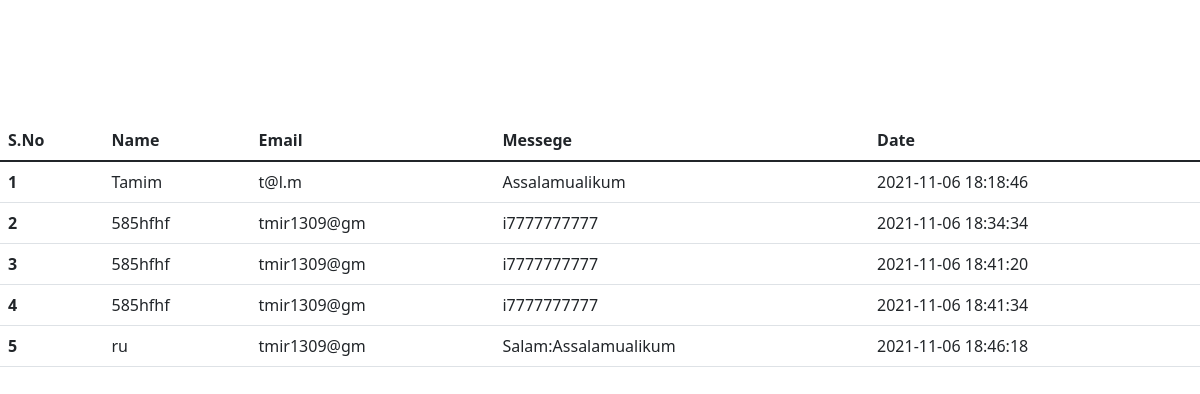
The app's page /admin.php with its own data.
### tables this page shows
CREATE TABLE `contacts` (
  `sno` int(11) NOT NULL,
  `name` text NOT NULL,
  `email` varchar(11) NOT NULL,
  `msg` text NOT NULL,
  `tstamp` datetime NOT NULL DEFAULT current_timestamp()
);

### admin.php (the view, shortened to what this page needs)
<?php
$servername="localhost";
 $username="root";
 $password="";
 $database="mycontacts";
 $conn=mysqli_connect($servername,$username,$password,$database);
?>
<!DOCTYPE html>
<html lang="en">
<head>
    <link rel="stylesheet" href="//cdn.datatables.net/1.11.3/css/jquery.dataTables.min.css">
    <link href="https://cdn.jsdelivr.net/npm/bootstrap@5.1.3/dist/css/bootstrap.min.css" rel="stylesheet">
</head>
<body>
<table class="table" id="myTable">
  <thead>
    <tr>
      <th scope="col">S.No</th>
      <th scope="col">Name</th>
      <th scope="col">Email</th>
      <th scope="col">Messege</th>
      <th scope="col">Date</th>
    </tr>
  </thead>
  <tbody>
      <?php
      $sql="SELECT * FROM `contacts`";
      $result=mysqli_query($conn,$sql);
      while ($row=mysqli_fetch_assoc($result)) {
          echo "   <tr>
      <th scope='row'>".$row['sno']."</th>
      <td>".$row['name']."</td>
      <td>".$row['email']."</td>
      <td>".$row['msg']."</td>
      <td>".$row['tstamp']."</td>
    </tr>";
          echo "<br>";
      }
      ?>
  </tbody>
</table>
</body>
</html>

### records on screen
contacts: sno "1", name "Tamim", email "t@l.m", msg "Assalamualikum", tstamp "2021-11-06 18:18:46"
contacts: sno "2", name "585hfhf", email "tmir1309@gm", msg "i7777777777", tstamp "2021-11-06 18:34:34"
contacts: sno "3", name "585hfhf", email "tmir1309@gm", msg "i7777777777", tstamp "2021-11-06 18:41:20"
contacts: sno "4", name "585hfhf", email "tmir1309@gm", msg "i7777777777", tstamp "2021-11-06 18:41:34"
contacts: sno "5", name "ru", email "tmir1309@gm", msg "Salam:Assalamualikum", tstamp "2021-11-06 18:46:18"
